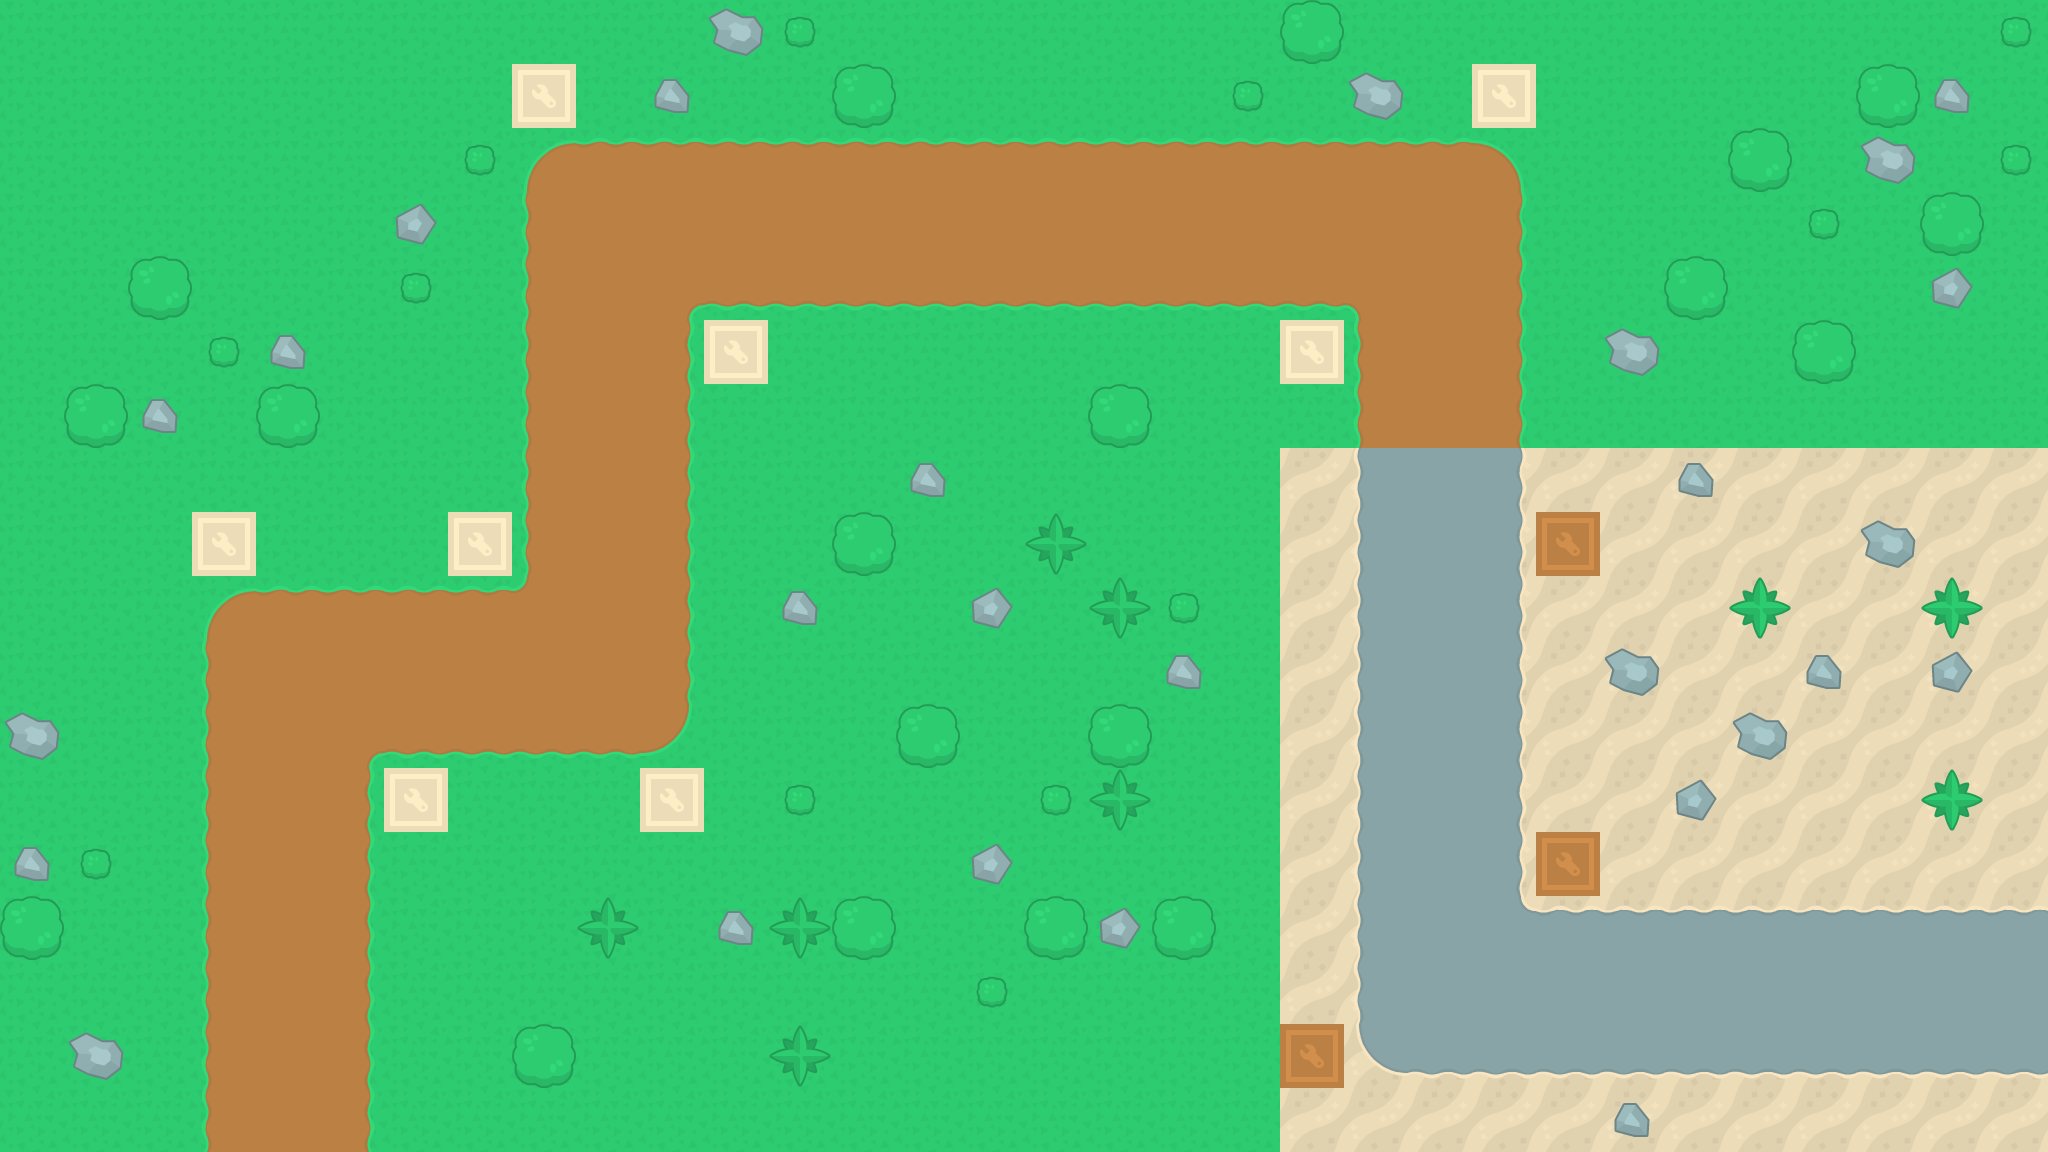

This is a level from a 2D game, rendered from its Tiled map with the project's own tilesets. A one-line summary and the complete map file follow:
An orthogonal 32x18 tile map with 64x64 px tiles, 4 tile layers (ground, roads, towers, objects) and 7 objects (2, 3, 4, 5, 6, ...).

<map version="1.10" tiledversion="1.10.2" orientation="orthogonal" renderorder="left-down" width="32" height="18" tilewidth="64" tileheight="64" infinite="0" nextlayerid="11" nextobjectid="19">
 <tileset firstgid="1" name="tiles" tilewidth="64" tileheight="64" tilecount="299" columns="23">
  <image source="tilemap.png" width="1472" height="832" />
 </tileset>
 <layer id="3" name="ground" width="32" height="18">
  <data encoding="csv">
163,163,163,163,163,163,163,163,163,163,163,163,163,163,163,163,163,163,163,163,163,163,163,163,163,163,163,163,163,163,163,163,
163,163,163,163,163,163,163,163,163,163,163,163,163,163,163,163,163,163,163,163,163,163,163,163,163,163,163,163,163,163,163,163,
163,163,163,163,163,163,163,163,163,163,163,163,163,163,163,163,163,163,163,163,163,163,163,163,163,163,163,163,163,163,163,163,
163,163,163,163,163,163,163,163,163,163,163,163,163,163,163,163,163,163,163,163,163,163,163,163,163,163,163,163,163,163,163,163,
163,163,163,163,163,163,163,163,163,163,163,163,163,163,163,163,163,163,163,163,163,163,163,163,163,163,163,163,163,163,163,163,
163,163,163,163,163,163,163,163,163,163,163,163,163,163,163,163,163,163,163,163,163,163,163,163,163,163,163,163,163,163,163,163,
163,163,163,163,163,163,163,163,163,163,163,163,163,163,163,163,163,163,163,163,163,163,163,163,163,163,163,163,163,163,163,163,
163,163,163,163,163,163,163,163,163,163,163,163,163,163,163,163,163,163,163,163,242,163,163,163,242,242,242,242,242,242,242,242,
163,163,163,163,163,163,163,163,163,163,163,163,163,163,163,163,163,163,163,163,242,163,163,163,242,242,242,242,242,242,242,242,
163,163,163,163,163,163,163,163,163,163,163,163,163,163,163,163,163,163,163,163,242,163,163,163,242,242,242,242,242,242,242,242,
163,163,163,163,163,163,163,163,163,163,163,163,163,163,163,163,163,163,163,163,242,163,163,163,242,242,242,242,242,242,242,242,
163,163,163,163,163,163,163,163,163,163,163,163,163,163,163,163,163,163,163,163,242,163,163,163,242,242,242,242,242,242,242,242,
163,163,163,163,163,163,163,163,163,163,163,163,163,163,163,163,163,163,163,163,242,163,163,163,242,242,242,242,242,242,242,242,
163,163,163,163,163,163,163,163,163,163,163,163,163,163,163,163,163,163,163,163,242,163,163,163,242,242,242,242,242,242,242,242,
163,163,163,163,163,163,163,163,163,163,163,163,163,163,163,163,163,163,163,163,242,163,163,163,163,163,163,163,163,163,163,163,
163,163,163,163,163,163,163,163,163,163,163,163,163,163,163,163,163,163,163,163,242,163,163,163,163,163,163,163,163,163,163,163,
163,163,163,163,163,163,163,163,163,163,163,163,163,163,163,163,163,163,163,163,242,163,163,163,163,163,163,163,163,163,163,242,
163,163,163,163,163,163,163,163,163,163,163,163,163,163,163,163,163,163,163,163,242,242,242,242,242,242,242,242,242,242,242,242
</data>
 </layer>
 <layer id="1" name="roads" width="32" height="18">
  <data encoding="csv">
0,0,0,0,0,0,0,0,0,0,0,0,0,0,0,0,0,0,0,0,0,0,0,0,0,0,0,0,0,0,0,0,
0,0,0,0,0,0,0,0,0,0,0,0,0,0,0,0,0,0,0,0,0,0,0,0,0,0,0,0,0,0,0,0,
0,0,0,0,0,0,0,0,4,48,48,48,48,48,48,48,48,48,48,48,48,48,48,5,0,0,0,0,0,0,0,0,
0,0,0,0,0,0,0,0,26,51,51,51,51,51,51,51,51,51,51,51,51,51,51,24,0,0,0,0,0,0,0,0,
0,0,0,0,0,0,0,0,26,51,1,2,2,2,2,2,2,2,2,2,2,3,51,24,0,0,0,0,0,0,0,0,
0,0,0,0,0,0,0,0,26,51,24,0,0,0,0,0,0,0,0,0,0,26,51,24,0,0,0,0,0,0,0,0,
0,0,0,0,0,0,0,0,26,51,24,0,0,0,0,0,0,0,0,0,0,26,51,24,0,0,0,0,0,0,0,0,
0,0,0,0,0,0,0,0,26,51,24,0,0,0,0,0,0,0,0,0,0,243,263,241,0,0,0,0,0,0,0,0,
0,0,0,0,0,0,0,0,26,51,24,0,0,0,0,0,0,0,0,0,0,243,263,241,0,0,0,0,0,0,0,0,
0,0,0,4,48,48,48,48,49,51,24,0,0,0,0,0,0,0,0,0,0,243,258,241,0,0,0,0,0,0,0,0,
0,0,0,26,51,51,51,51,51,51,24,0,0,0,0,0,0,0,0,0,0,243,258,241,0,0,0,0,0,0,0,0,
0,0,0,26,51,1,2,2,2,2,28,0,0,0,0,0,0,0,0,0,0,243,258,241,0,0,0,0,0,0,0,0,
0,0,0,26,51,24,0,0,0,0,0,0,0,0,0,0,0,0,0,0,0,243,258,241,0,0,0,0,0,0,0,0,
0,0,0,26,51,24,0,0,0,0,0,0,0,0,0,0,0,0,0,0,0,243,258,241,0,0,0,0,0,0,0,0,
0,0,0,26,51,24,0,0,0,0,0,0,0,0,0,0,0,0,0,0,0,243,258,264,265,265,265,265,265,265,265,265,
0,0,0,26,51,24,0,0,0,0,0,0,0,0,0,0,0,0,0,0,0,243,258,258,258,258,258,258,258,258,258,258,
0,0,0,26,51,24,0,0,0,0,0,0,0,0,0,0,0,0,0,0,0,244,219,219,219,219,219,219,219,219,219,219,
0,0,0,26,51,24,0,0,0,0,0,0,0,0,0,0,0,0,0,0,0,0,0,0,0,0,0,0,0,0,0,0
</data>
 </layer>
 <layer id="4" name="towers" width="32" height="18">
  <data encoding="csv">
0,0,0,0,0,0,0,0,0,0,0,0,0,0,0,0,0,0,0,0,0,0,0,0,0,0,0,0,0,0,0,0,
0,0,0,0,0,0,0,0,109,0,0,0,0,0,0,0,0,0,0,0,0,0,0,109,0,0,0,0,0,0,0,0,
0,0,0,0,0,0,0,0,0,0,0,0,0,0,0,0,0,0,0,0,0,0,0,0,0,0,0,0,0,0,0,0,
0,0,0,0,0,0,0,0,0,0,0,0,0,0,0,0,0,0,0,0,0,0,0,0,0,0,0,0,0,0,0,0,
0,0,0,0,0,0,0,0,0,0,0,0,0,0,0,0,0,0,0,0,0,0,0,0,0,0,0,0,0,0,0,0,
0,0,0,0,0,0,0,0,0,0,0,109,0,0,0,0,0,0,0,0,109,0,0,0,0,0,0,0,0,0,0,0,
0,0,0,0,0,0,0,0,0,0,0,0,0,0,0,0,0,0,0,0,0,0,0,0,0,0,0,0,0,0,0,0,
0,0,0,0,0,0,0,0,0,0,0,0,0,0,0,0,0,0,0,0,0,0,0,0,0,0,0,0,0,0,0,0,
0,0,0,109,0,0,0,109,0,0,0,0,0,0,0,0,0,0,0,0,0,0,0,0,63,0,0,0,0,0,0,0,
0,0,0,0,0,0,0,0,0,0,0,0,0,0,0,0,0,0,0,0,0,0,0,0,0,0,0,0,0,0,0,0,
0,0,0,0,0,0,0,0,0,0,0,0,0,0,0,0,0,0,0,0,0,0,0,0,0,0,0,0,0,0,0,0,
0,0,0,0,0,0,0,0,0,0,0,0,0,0,0,0,0,0,0,0,0,0,0,0,0,0,0,0,0,0,0,0,
0,0,0,0,0,0,109,0,0,0,109,0,0,0,0,0,0,0,0,0,0,0,0,0,0,0,0,0,0,0,0,0,
0,0,0,0,0,0,0,0,0,0,0,0,0,0,0,0,0,0,0,0,0,0,0,0,63,0,0,0,0,0,0,0,
0,0,0,0,0,0,0,0,0,0,0,0,0,0,0,0,0,0,0,0,0,0,0,0,0,0,0,0,0,0,0,0,
0,0,0,0,0,0,0,0,0,0,0,0,0,0,0,0,0,0,0,0,0,0,0,0,0,0,0,0,0,0,0,0,
0,0,0,0,0,0,0,0,0,0,0,0,0,0,0,0,0,0,0,0,63,0,0,0,0,0,0,0,0,0,0,0,
0,0,0,0,0,0,0,0,0,0,0,0,0,0,0,0,0,0,0,0,0,0,0,0,0,0,0,0,0,0,0,0
</data>
 </layer>
 <layer id="5" name="objects" width="32" height="18">
  <data encoding="csv">
0,0,0,0,0,0,0,0,0,0,0,137,132,0,0,0,0,0,0,0,131,0,0,0,0,0,0,0,0,0,0,132,
0,0,0,0,0,0,0,0,0,0,136,0,0,131,0,0,0,0,0,132,0,137,0,0,0,0,0,0,0,131,136,0,
0,0,0,0,0,0,0,132,0,0,0,0,0,0,0,0,0,0,0,0,0,0,0,0,0,0,0,131,0,137,0,132,
0,0,0,0,0,0,138,0,0,0,0,0,0,0,0,0,0,0,0,0,0,0,0,0,0,0,0,0,132,0,131,0,
0,0,131,0,0,0,132,0,0,0,0,0,0,0,0,0,0,0,0,0,0,0,0,0,0,0,131,0,0,0,138,0,
0,0,0,132,136,0,0,0,0,0,0,0,0,0,0,0,0,0,0,0,0,0,0,0,0,137,0,0,131,0,0,0,
0,131,136,0,131,0,0,0,0,0,0,0,0,0,0,0,0,131,0,0,0,0,0,0,0,0,0,0,0,0,0,0,
0,0,0,0,0,0,0,0,0,0,0,0,0,0,136,0,0,0,0,0,0,0,0,0,0,0,136,0,0,0,0,0,
0,0,0,0,0,0,0,0,0,0,0,0,0,131,0,0,135,0,0,0,0,0,0,0,0,0,0,0,0,137,0,0,
0,0,0,0,0,0,0,0,0,0,0,0,136,0,0,138,0,135,132,0,0,0,0,0,0,0,0,135,0,0,135,0,
0,0,0,0,0,0,0,0,0,0,0,0,0,0,0,0,0,0,136,0,0,0,0,0,0,137,0,0,136,0,138,0,
137,0,0,0,0,0,0,0,0,0,0,0,0,0,131,0,0,131,0,0,0,0,0,0,0,0,0,137,0,0,0,0,
0,0,0,0,0,0,0,0,0,0,0,0,132,0,0,0,132,135,0,0,0,0,0,0,0,0,138,0,0,0,135,0,
136,132,0,0,0,0,0,0,0,0,0,0,0,0,0,138,0,0,0,0,0,0,0,0,0,0,0,0,0,0,0,0,
131,0,0,0,0,0,0,0,0,135,0,136,135,131,0,0,131,138,131,0,0,0,0,0,0,0,0,0,0,0,0,0,
0,0,0,0,0,0,0,0,0,0,0,0,0,0,0,132,0,0,0,0,0,0,0,0,0,0,0,0,0,0,0,0,
0,137,0,0,0,0,0,0,131,0,0,0,135,0,0,0,0,0,0,0,0,0,0,0,0,0,0,0,0,0,0,0,
0,0,0,0,0,0,0,0,0,0,0,0,0,0,0,0,0,0,0,0,0,0,0,0,0,136,0,0,0,0,0,0
</data>
 </layer>
 <objectgroup id="10" name="path">
  <object id="11" name="2" x="286" y="672">
   <point />
  </object>
  <object id="12" name="3" x="600" y="670">
   <point />
  </object>
  <object id="13" name="4" x="606" y="214">
   <point />
  </object>
  <object id="14" name="5" x="1442" y="226">
   <point />
  </object>
  <object id="15" name="6" x="1440" y="1006">
   <point />
  </object>
  <object id="16" name="7" x="2088" y="986">
   <point />
  </object>
  <object id="17" name="1" x="288" y="1186">
   <point />
  </object>
 </objectgroup>
</map>
